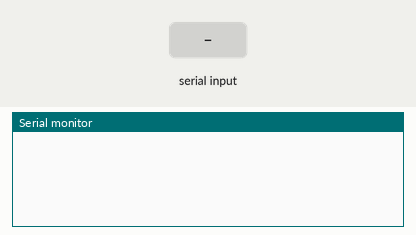
This sketch was run on a simulated Arduino Uno, built with avr-gcc and run on an emulated ATmega328P. On the bench: the last lines printed to the serial monitor. Inputs (shaded band) come from the test bench.

Above: at 1.2 s.
1.3 s: "01101000" received over Serial
At 2.2 s:
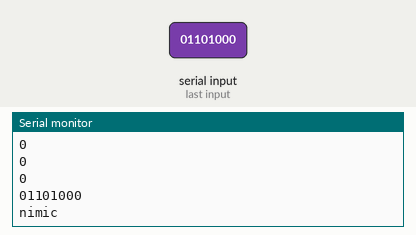
2.8 s: "01101100" received over Serial
At 3.4 s:
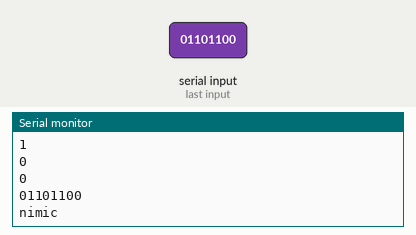
Timing chart, 0 to 5.8 s (numbered marks = the images above; inputs shaded):
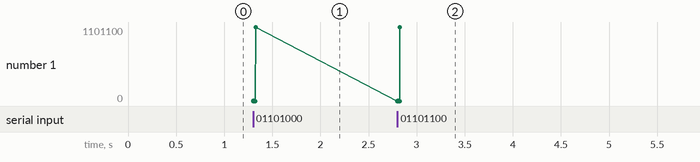

The sketch:

1.ino
```cpp
const unsigned int MAX_MESSAGE_LENGTH = 9;
int ledPin = 13;
void setup() {
 Serial.begin(9600);
 digitalWrite(ledPin,LOW);
}

void loop() {

 //Check to see if anything is available in the serial receive buffer
 while (Serial.available() > 0)
 {
   //Create a place to hold the incoming message
   static char message[MAX_MESSAGE_LENGTH];
   static unsigned int message_pos = 0;

   //Read the next available byte in the serial receive buffer
   char inByte = Serial.read();
    Serial.println(inByte);
   //Message coming in (check not terminating character) and guard for over message size
   if (message_pos < 8)
   {
     //Add the incoming byte to our message
     message[message_pos] = inByte;
     message_pos++;
   }
   //Full message received...
   if(message_pos == 8)
   {
     //Add null character to string
     //message[message_pos] = '\0';

     //Print the message (or do other things)
     Serial.println(message);
     Serial.println("nimic");
      if(strcmp(message,"01101000") == 0)
       {
          digitalWrite(ledPin,HIGH);
       }
      if(strcmp(message,"01101100") == 0)
      {
          digitalWrite(ledPin,LOW);
      }

     //Reset for the next message
     message_pos = 0;
   }

 }
}
```

Measured:
- after the input at 1.3 s, the serial monitor: prints a new line at once (image 1)
- after the input at 2.8 s, the serial monitor: prints a new line at once (image 2)
- plotted number 1: 1101000 → 1101100 after the input at 2.8 s
